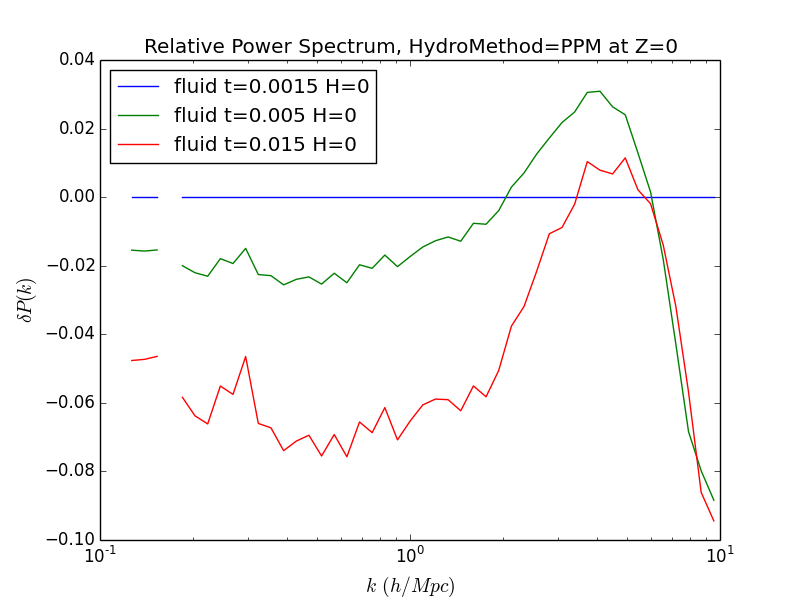

Write the Python code that produced this figure.
import os
import re
import numpy as np
import matplotlib.pyplot as plt

result_dir = '../../results/'
results = os.listdir(result_dir)

tpattern = re.compile(r'_t(\d+.\d+)')
hpattern = re.compile(r'_h(\d+)')

simtypes = ['fluid']
for simtype in simtypes:
	params = [simtype,'b100','n256','z50','h0']
	filenames = [filename for filename in results if all(param in filename for param in params)]
	base = [filename for filename in filenames if 't0.0015' in filename][0]
	
	kvalues_base, ps_base = np.loadtxt(result_dir+base, unpack=True)

	for filename in filenames:
		t = tpattern.findall(filename)[0]
		h = hpattern.findall(filename)[0]
		kvalues, ps = np.loadtxt(result_dir+filename, unpack=True)
		ps = (ps - ps_base)/ps_base

		style = '-'
		plt.semilogx(kvalues, ps, style, label=simtype+' t='+t+' H='+h)

plt.xlim([1e-1,1e1])
plt.xlabel('$k \, (h/Mpc)$', fontsize=14)
plt.ylabel('$\delta P(k)$', fontsize=14)
plt.title('Relative Power Spectrum, HydroMethod=PPM at Z=0')
plt.legend(numpoints=1, loc='best')
plt.savefig('hydromethod_h0.png')

plt.show()